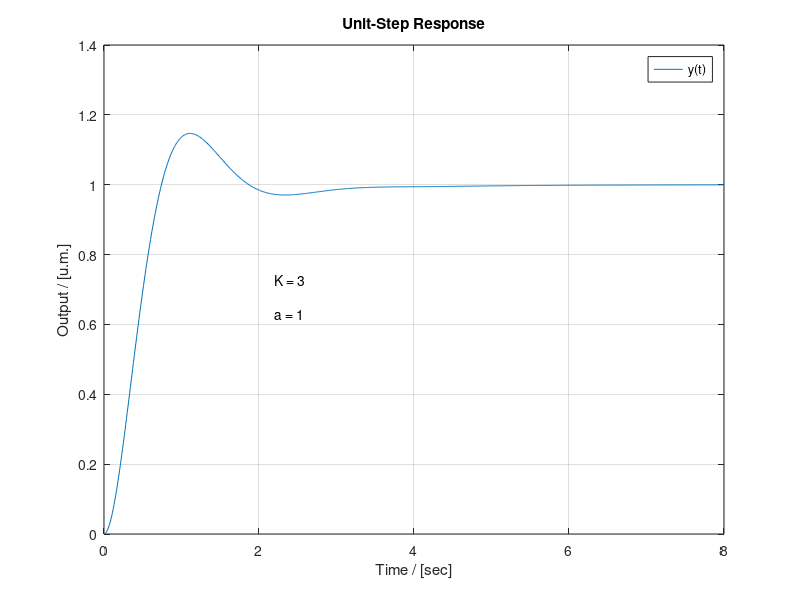

MATLAB code to generate this figure: (Note: this script raises an error after producing the figure.)
%% MATLBA CODE FOR OPTIMIZATION OF CONTROLLER PARAMETERS:
%  FREDERICO CASARA ANTONIAZZI - 23/02/2026
%  BASED ON MATLAB FOR CONTROL ENGINEERS - OGATA
%  CHAPTER 7

%  VERSION 2: SIMPLE EXAMPLE OF CODING AN OPEN LOOP SYSTEM MODEL AND A PID
%  CONTROLLER, FINDING A CONFIGURATION TO GARANTEE OVERSHOOT REQUIREMENT 
%  IS MET AND PLOTTING THE SOLUTION

clc; clear; close all; format short;

t = 0:.01:8;

for K = [3:.2:5 NaN]      % Starts the outer loop to vary the K value
    for a = [.1:.1:3 NaN] % Starts the inner loop to vary the a values

        num1 = K*[1 2*a a^2];
        den1 = [1 0];

        tf_c = tf(num1, den1);

        num2 = 4;
        den2 = [1 6 8 4];

        tf_p = tf(num2, den2);

        tf_mf = feedback(tf_c*tf_p, 1);

        y = step(tf_mf, t);

        m = max(y);

       if m < 1.15 && m > 1.1 % OVERSHOOT BETWEEN 10%~15%
           plot(t, y);
           grid on;
           title('Unit-Step Response');
           xlabel('Time / [sec]');
           ylabel('Output / [u.m.]');
           legend('y(t)');
           text(2.20, .73, ['K = ', num2str(K)]);
           text(2.20, .63, ['a = ', num2str(a)]);
           solution = [round(K, 3) round(a, 3) round(m, 3)];
           break;
        end
    end
    if m < 1.15 && m > 1.1
        break;
    end
end

disp('##############################');
disp(['The Optimal Solution is: ', num2str(solution)]);
disp('##############################');
